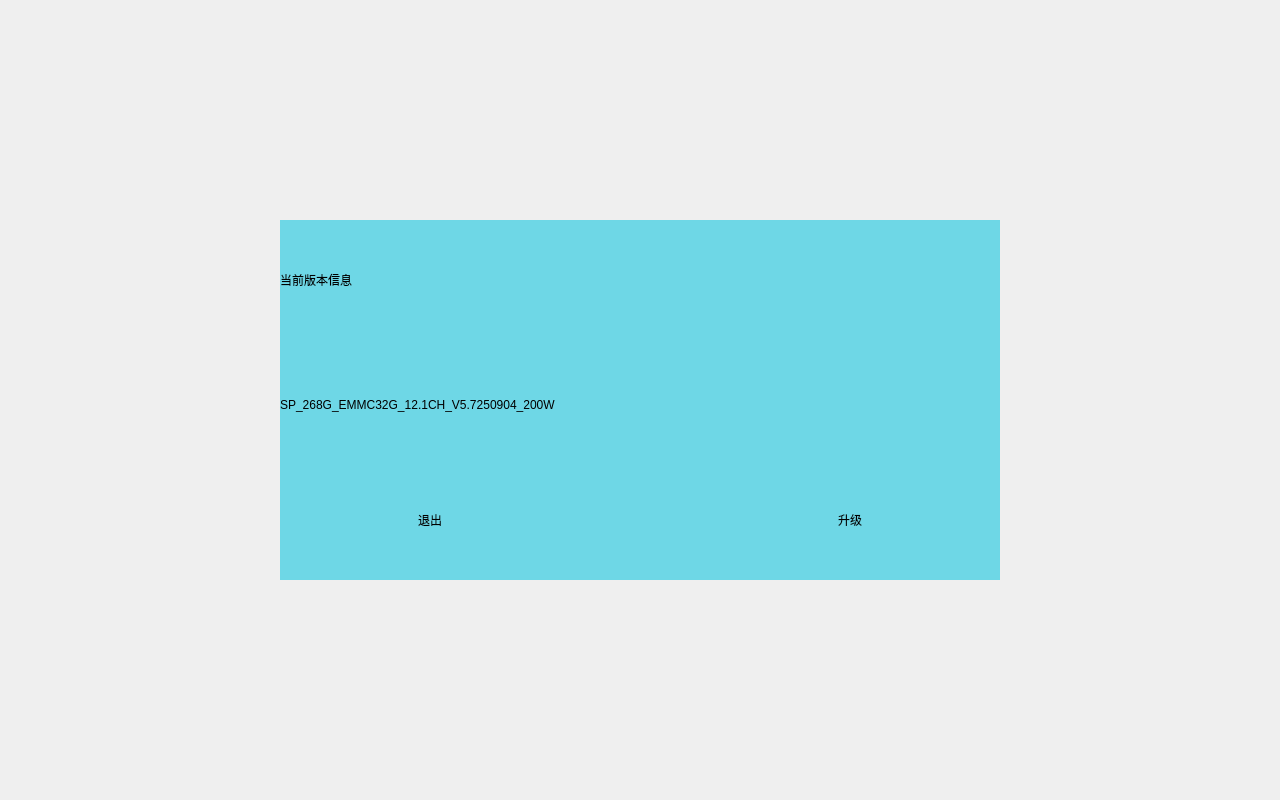
<?xml version="1.0" encoding="UTF-8"?>
<ui version="4.0">
 <class>version_number</class>
 <widget class="QWidget" name="version_number">
  <property name="geometry">
   <rect>
    <x>0</x>
    <y>0</y>
    <width>1280</width>
    <height>800</height>
   </rect>
  </property>
  <property name="windowTitle">
   <string>Form</string>
  </property>
  <widget class="QLabel" name="label_num">
   <property name="geometry">
    <rect>
     <x>280</x>
     <y>380</y>
     <width>720</width>
     <height>50</height>
    </rect>
   </property>
   <property name="text">
    <string>SP_268G_EMMC32G_12.1CH_V5.7250904_200W</string>
   </property>
  </widget>
  <widget class="Label_version_return" name="label_return">
   <property name="geometry">
    <rect>
     <x>380</x>
     <y>490</y>
     <width>100</width>
     <height>60</height>
    </rect>
   </property>
   <property name="text">
    <string>退出</string>
   </property>
   <property name="alignment">
    <set>Qt::AlignCenter</set>
   </property>
  </widget>
  <widget class="QLabel" name="label_backdrop">
   <property name="geometry">
    <rect>
     <x>280</x>
     <y>220</y>
     <width>720</width>
     <height>360</height>
    </rect>
   </property>
   <property name="styleSheet">
    <string notr="true">background-color: rgb(110, 215, 230);</string>
   </property>
   <property name="text">
    <string/>
   </property>
  </widget>
  <widget class="QLabel" name="label">
   <property name="geometry">
    <rect>
     <x>0</x>
     <y>0</y>
     <width>1280</width>
     <height>800</height>
    </rect>
   </property>
   <property name="text">
    <string/>
   </property>
  </widget>
  <widget class="QLabel" name="label_version">
   <property name="geometry">
    <rect>
     <x>280</x>
     <y>260</y>
     <width>720</width>
     <height>40</height>
    </rect>
   </property>
   <property name="text">
    <string>当前版本信息</string>
   </property>
  </widget>
  <widget class="Label_version_update" name="label_update">
   <property name="geometry">
    <rect>
     <x>800</x>
     <y>490</y>
     <width>100</width>
     <height>60</height>
    </rect>
   </property>
   <property name="text">
    <string>升级</string>
   </property>
   <property name="alignment">
    <set>Qt::AlignCenter</set>
   </property>
  </widget>
  <zorder>label</zorder>
  <zorder>label_backdrop</zorder>
  <zorder>label_num</zorder>
  <zorder>label_return</zorder>
  <zorder>label_version</zorder>
  <zorder>label_update</zorder>
 </widget>
 <customwidgets>
  <customwidget>
   <class>Label_version_return</class>
   <extends>QLabel</extends>
   <header>version_number.h</header>
  </customwidget>
  <customwidget>
   <class>Label_version_update</class>
   <extends>QLabel</extends>
   <header>version_number.h</header>
  </customwidget>
 </customwidgets>
 <resources/>
 <connections/>
</ui>
